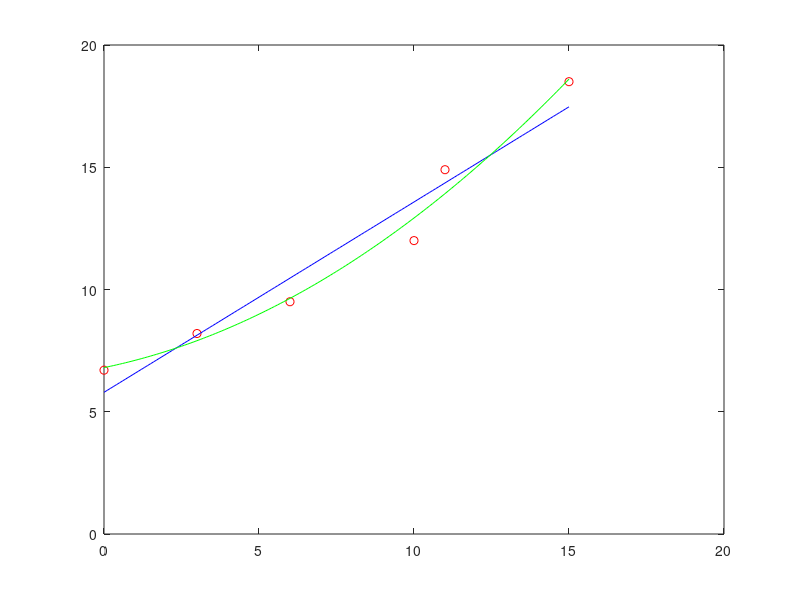

The MATLAB script that drew this image:
x=[0 3 6 10 11 15];
f=[6.7 8.2 9.5 12.0 14.9 18.5];
plot(x,f,'or')
[p1,s1]=polyfit(x,f,1)
xaux=0:0.1:15
yaux=polyval(p1,xaux)
hold on;
plot(xaux,yaux,'b')
[p2,s2]=polyfit(x,f,2)
yaux2=polyval(p2,xaux);
hold on
plot(xaux,yaux2,'g')
[p2,s2]=polyfit(x,f,2)